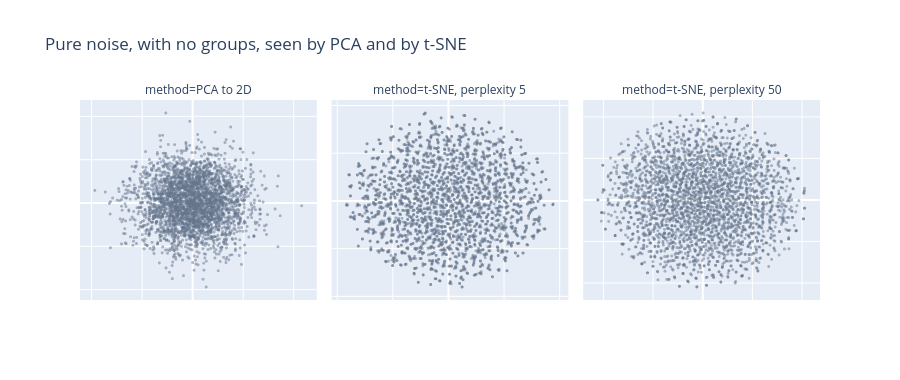

Write notebook code for a chart like this one.
### Markdown cell above
In PCA to 2D the frauds look like a tail coming out of the cloud of normal transactions: magnitude separates
them, but most normal transactions are piled up at one point. t-SNE and UMAP open up the cloud and show the
local structure better: a good share of the frauds forms one or two **groups of their own**, and another share
stays mixed among the normal ones. That mixed share is the fraud that no reconstruction detector will find: in
the space the network learned, those transactions look normal.

### What cannot be concluded from a t-SNE

These pictures are useful for exploring and dangerous for concluding. Three rules:

1. **Distances between groups mean nothing**, nor do group sizes: t-SNE enlarges dense regions and shrinks
   sparse ones.
2. **The parameters change the picture**: a different *perplexity* or a different seed gives a different map.
3. **t-SNE can invent groups where there are none.** Let us check: 3,000 points of pure Gaussian noise, with no
   structure at all, in 26 dimensions.

### Code cell
ruido = np.random.default_rng(1).normal(size=(3000, 26))
dibujos = pd.concat([pd.DataFrame({"x": m[:, 0], "y": m[:, 1], "method": n}) for n, m in [
    ("PCA to 2D", PCA(n_components=2).fit_transform(ruido)),
    ("t-SNE, perplexity 5", TSNE(n_components=2, perplexity=5, init="pca", random_state=0).fit_transform(ruido)),
    ("t-SNE, perplexity 50", TSNE(n_components=2, perplexity=50, init="pca", random_state=0).fit_transform(ruido))]])
fig = px.scatter(dibujos, x="x", y="y", facet_col="method", opacity=0.5, title="Pure noise, with no groups, seen by PCA and by t-SNE")
fig.update_xaxes(matches=None, showticklabels=False, title=""); fig.update_yaxes(matches=None, showticklabels=False, title="")
fig.update_traces(marker=dict(size=3, color="#64748b"))
fig.update_layout(height=380)
fig.show()

### Figure 1 — Plotly figure (JSON) as saved in the notebook; plotly's stock layout.template omitted (floating-point values rounded to 4 significant figures; data arrays with more than 128 entries replaced by an {"elided": "..."} marker saying what was removed)
{"data": [{"hovertemplate": "method=PCA to 2D<br>x=%{x}<br>y=%{y}<extra></extra>", "legendgroup": "", "marker": {"color": "#64748b", "opacity": 0.5, "size": 3, "symbol": "circle"}, "mode": "markers", "name": "", "showlegend": false, "type": "scattergl", "x": {"elided": "3000 float values"}, "xaxis": "x", "y": {"elided": "3000 float values"}, "yaxis": "y"}, {"hovertemplate": "method=t-SNE, perplexity 5<br>x=%{x}<br>y=%{y}<extra></extra>", "legendgroup": "", "marker": {"color": "#64748b", "opacity": 0.5, "size": 3, "symbol": "circle"}, "mode": "markers", "name": "", "showlegend": false, "type": "scattergl", "x": {"elided": "3000 float values"}, "xaxis": "x2", "y": {"elided": "3000 float values"}, "yaxis": "y2"}, {"hovertemplate": "method=t-SNE, perplexity 50<br>x=%{x}<br>y=%{y}<extra></extra>", "legendgroup": "", "marker": {"color": "#64748b", "opacity": 0.5, "size": 3, "symbol": "circle"}, "mode": "markers", "name": "", "showlegend": false, "type": "scattergl", "x": {"elided": "3000 float values"}, "xaxis": "x3", "y": {"elided": "3000 float values"}, "yaxis": "y3"}], "layout": {"annotations": [{"font": {}, "showarrow": false, "text": "method=PCA to 2D", "x": 0.16, "xanchor": "center", "xref": "paper", "y": 1.0, "yanchor": "bottom", "yref": "paper"}, {"font": {}, "showarrow": false, "text": "method=t-SNE, perplexity 5", "x": 0.5, "xanchor": "center", "xref": "paper", "y": 1.0, "yanchor": "bottom", "yref": "paper"}, {"font": {}, "showarrow": false, "text": "method=t-SNE, perplexity 50", "x": 0.84, "xanchor": "center", "xref": "paper", "y": 1.0, "yanchor": "bottom", "yref": "paper"}], "height": 380, "legend": {"tracegroupgap": 0}, "title": {"text": "Pure noise, with no groups, seen by PCA and by t-SNE"}, "xaxis": {"anchor": "y", "domain": [0.0, 0.32], "showticklabels": false, "title": {"text": ""}}, "xaxis2": {"anchor": "y2", "domain": [0.34, 0.66], "showticklabels": false, "title": {"text": ""}}, "xaxis3": {"anchor": "y3", "domain": [0.68, 1.0], "showticklabels": false, "title": {"text": ""}}, "yaxis": {"anchor": "x", "domain": [0.0, 1.0], "showticklabels": false, "title": {"text": ""}}, "yaxis2": {"anchor": "x2", "domain": [0.0, 1.0], "showticklabels": false, "title": {"text": ""}}, "yaxis3": {"anchor": "x3", "domain": [0.0, 1.0], "showticklabels": false, "title": {"text": ""}}}}
